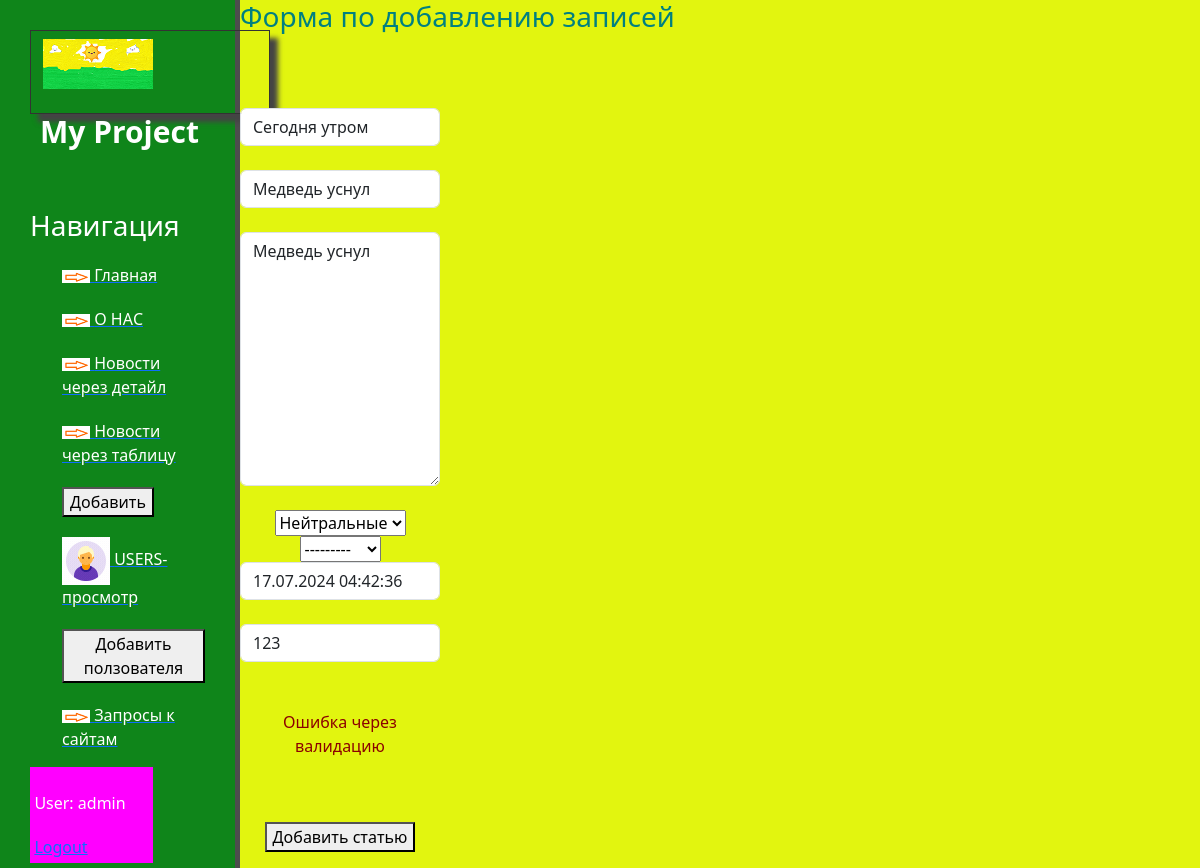
Page /api/2/update (signed in) on the committed database.
### news/models.py (models this page shows, shortened)
class Articles(models.Model):
    title = models.CharField('Название', max_length=50, default='ТЕКСТ')
    anons = models.CharField('Анонс', max_length=250)
    full_text = models.TextField('Статья')
    date = models.DateTimeField('Дата публикации')
    avtor = models.OneToOneField(Avtor, on_delete = models.CASCADE, null=True, blank=True)
    Status_News_CHOICES=[
        ("TOP","Горячие"),
        ("COOL","Холодные"),
        ("Netral","Нейтральные"),
    ]
    status = models.CharField(max_length=7, choices=Status_News_CHOICES, default="Netral")
    room = models.CharField('Комната', max_length=10, null=True, blank=True)
    class Meta:
        verbose_name='Новость'
        verbose_name_plural='Новости'

### news/views.py (the view)
# urls.py: path('<int:pk>/update', views.NewUpdateView.as_view(), name='news-update'),
class NewUpdateView(PermissionRequiredMixin, UpdateView):
    permission_required = 'news.change_articles'
    model = Articles
    template_name = 'news/create.html'
    form_class = ArticlesForms

### news/forms.py (shortened to what this page needs)
class ArticlesForms(ModelForm):
    class Meta:
        model=Articles
        fields=['title', 'anons', 'full_text', 'date', 'avtor', 'status', 'room']
        widgets={
            "title": TextInput(attrs={
                'class': 'form-control',
                'placeholder': 'Название статей'}),
            "anons": TextInput(attrs={
                'class': 'form-control',
                'placeholder': 'Анонс статьи'}),
            "date": DateTimeInput(attrs={
                'class': 'form-control',
                'placeholder': 'Дата публикации'}),
            "full_text": Textarea(attrs={
                'class': 'form-control',
                'placeholder': 'Текст'}),
            "room": TextInput(attrs={
                'class': 'form-control',
                'placeholder': 'Комната чата'})
        }

### news/models.py (called while the page is built)
    def __str__(self):
        return self.name

### news/templates/news/create.html (shortened to what this page needs)
{% extends 'main/layout.html' %}
{% block content %}
     <div class="features">
         <h3>Форма по добавлению записей</h3>
            <form method="post">
                 {% csrf_token %}<br>
                 {{ form.title }}<br>
                 {{ form.anons }}<br>
                 {{ form.full_text }}<br>
                 {{ form.status }}<br>
                 {{ form.avtor }}<br>
                 {{ form.date }}<br>
                 {{ form.room }}<br>
                 <br>
                <p>Ошибка через валидацию</p> <br>
                 {{ form.errors }}<br>
{% endblock %}

### main/templates/main/layout.html (shortened to what this page needs)
{% load static %}
<html xmlns="http://www.w3.org/1999/html">
<head>
    <link rel="stylesheet" href="https://cdn.jsdelivr.net/npm/bootstrap@5.3.2/dist/css/bootstrap.min.css">
    <link rel="stylesheet" href="{% static 'main/css/main.css' %}" >
</head>
<body>
   <aside>
       <div class="logoPict">
           <p><img src="{% static 'main/img/necture.png' %}" alt="лого"></p>
       </div>
       <span class="logo">My Project</span>
       <h3>Навигация</h3>
       <ul>
           <a href="{% url 'home' %}"><li> <img src="{% static 'main/img/V1.png' %}"> Главная </li> </a>
           <a href="{% url 'about' %}"><li> <img src="{% static 'main/img/V1.png' %}"> О НАС</li> </a>
           <a href="{% url 'news_home' %}"><li> <img src="{% static 'main/img/V1.png' %}"> Новости через детайл </li> </a>
           <a href="{% url 'news_home_tables' %}"><li> <img src="{% static 'main/img/V1.png' %}"> Новости через таблицу</li> </a>
           <a href="{% url 'create' %}"><li> <button> Добавить </button> </li> </a>
           <a href="{% url 'usvers_home' %}"><li> <img src="{% static 'main/img/usver_Icon.gif' %}"> USERS-просмотр</li> </a>
           <a href="{% url 'usvers_create' %}"><li> <button> Добавить ползователя </button> </li> </a>
           <a href="{% url 'requests_get' %}"><li> <img src="{% static 'main/img/V1.png' %}"> Запросы к сайтам</li> </a>
       </ul>
       <ul class="sidebar-nav">
            {% if user.is_authenticated %}
                <li>User: {{ user.get_username }}</li>
                <li><a href="{% url 'logout'%}?next={{request.path}}">Logout</a></li>
           {% else %}
                 <li><a href="{% url 'login'%}?next={{request.path}}">Login</a></li>
           {% endif %}
        </ul>
   </aside>
    <main>
  {% block content %}
  {% endblock %}

### main/static/main/css/main.css (style rules this page uses)
body { background: #e2f50f; }
aside { float:left; background: #0f851a; width: 20%; padding: 2.5%; height: 100%; color: #0f851a; border-right: 5px solid #4d4d4d; }
aside .logoPict { width: 15em; border: 1px solid #333; box-shadow: 8px 8px 5px #444; padding: 8px 12px; }
aside .logo { width: 80px ; font-size: 30px; margin-left: 10px; font-weight: bold; position: relative; Top: -5px; color: #fff; }
aside h3 { margin-top: 50px; font-size: 28px; color: #fff; }
aside ul { list-style: none }
aside ul li { color: #fff; display: block; margin-top: 20px; transition: transform .6s ease; }
main .features { float: left; color: #008080; text-align: center; //width: 20%; }
main p { color: #8B0000; text-align: center; }
.sidebar-nav { border-collapse: collapse; width: 70%; padding: 2.5%; background: #ff00ff; }
form { margin-lefr:32%; width:200px; margin-top:50px; }

### rows in the picture
Articles: title "Сегодня утром", anons "Медведь уснул", full_text "Медведь уснул", status "Нейтральные", avtor "---------", date "17.07.2024 04:42:36", room "123"

### other values in the picture
{{ user.get_username }} "admin"
